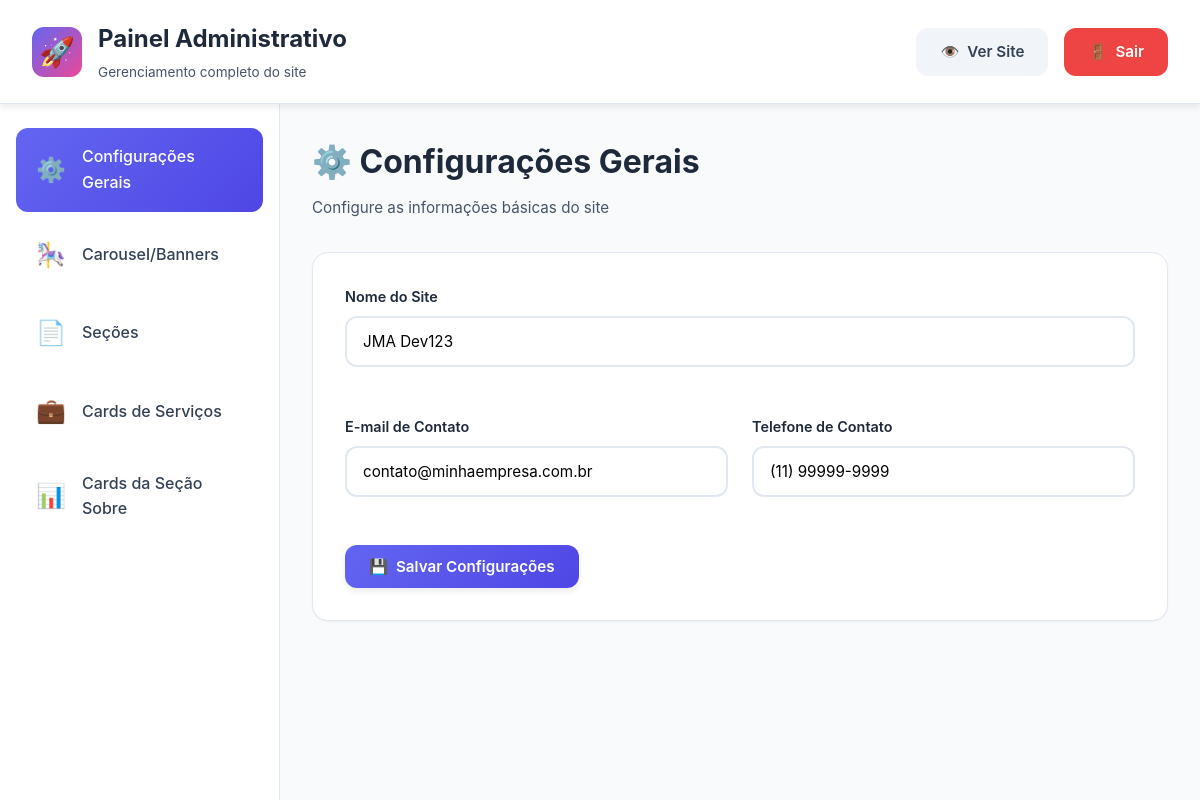
The page /admin.php (signed in) on the database as committed earlier.
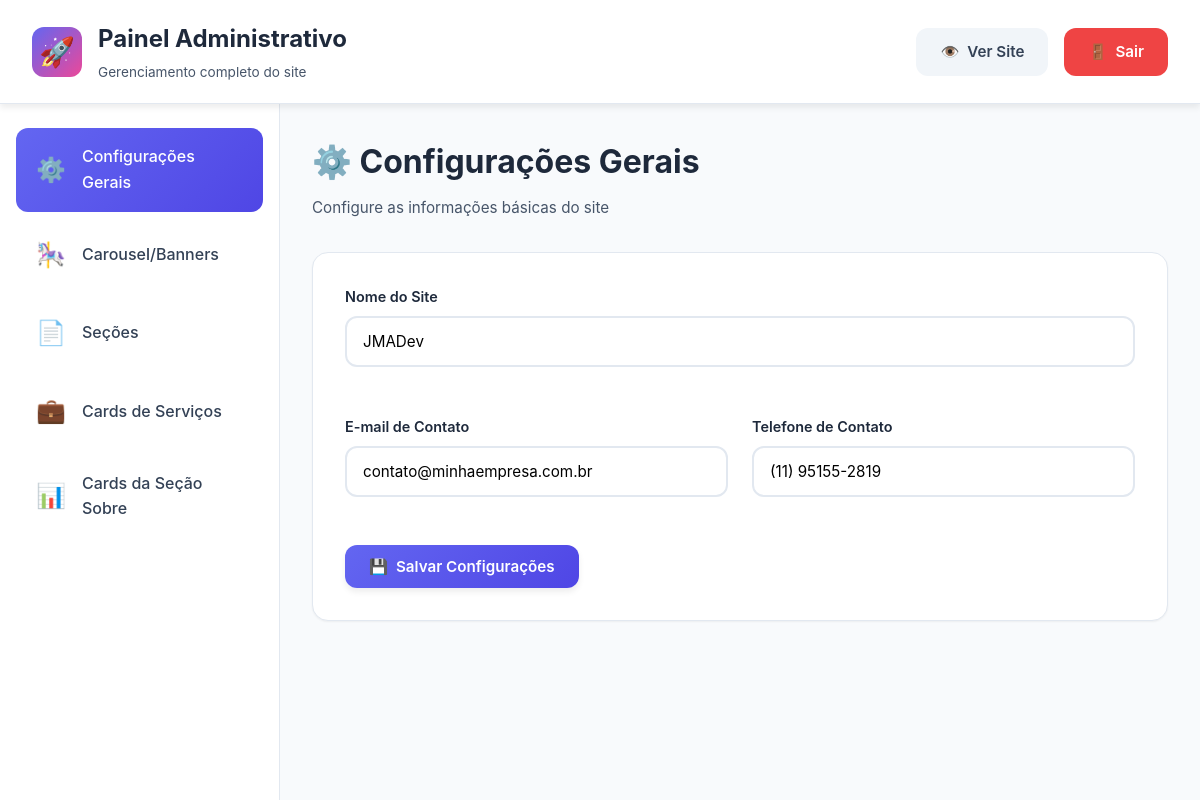
The same page on the database as committed later.
### tables this page shows
CREATE TABLE site_config (
        id INTEGER PRIMARY KEY,
        site_title TEXT,
        contato_email TEXT,
        contato_telefone TEXT
    , service_cards TEXT, about_stats TEXT);

### admin.php (the view, shortened to what this page needs)
<?php
require_once 'config.php';
    ?>
    <?php
$config = $db->query("SELECT * FROM site_config WHERE id = 1")->fetch(PDO::FETCH_ASSOC);
?>
<!DOCTYPE html>
<html lang="pt-BR">
<head>
    <link rel="stylesheet" href="admin-style.css">
</head>
<body>
    <div class="admin-header">
        <div class="container">
            <div class="header-content">
                <div class="header-left">
                    <div class="admin-logo">🚀</div>
                    <div>
                        <h1>Painel Administrativo</h1>
                        <p class="header-subtitle">Gerenciamento completo do site</p>
                    </div>
                </div>
                <div class="admin-nav">
                    <a href="index.php" target="_blank" class="btn btn-secondary">
                        <span>👁️</span> Ver Site
                    </a>
                    <a href="?logout" class="btn btn-danger">
                        <span>🚪</span> Sair
                    </a>
                </div>
            </div>
        </div>
    </div>
    <div class="admin-layout">
        <aside class="admin-sidebar">
            <nav class="sidebar-nav">
                <a href="#config" class="nav-item active" data-section="config">
                    <span class="nav-icon">⚙️</span>
                    <span>Configurações Gerais</span>
                </a>
                <a href="#carousel" class="nav-item" data-section="carousel">
                    <span class="nav-icon">🎠</span>
                    <span>Carousel/Banners</span>
                </a>
                <a href="#sections" class="nav-item" data-section="sections">
                    <span class="nav-icon">📄</span>
                    <span>Seções</span>
                </a>
                <a href="#services" class="nav-item" data-section="services">
                    <span class="nav-icon">💼</span>
                    <span>Cards de Serviços</span>
                </a>
                <a href="#stats" class="nav-item" data-section="stats">
                    <span class="nav-icon">📊</span>
                    <span>Cards da Seção Sobre</span>
                </a>
            </nav>
        </aside>
        <main class="admin-main">
            <div class="admin-container">
                <section id="config" class="admin-section active">
                    <div class="section-header">
                        <div>
                            <h2>⚙️ Configurações Gerais</h2>
                            <p class="section-description">Configure as informações básicas do site</p>
                        </div>
                    </div>
                    <div class="card">
                        <form method="POST" class="admin-form">
                            <div class="form-row">
                                <div class="form-group">
                                    <label>Nome do Site</label>
                                    <input type="text" name="site_title" value="<?= htmlspecialchars($config['site_title']) ?>" required>
                                </div>
                            </div>
                            <div class="form-row">
                                <div class="form-group">
                                    <label>E-mail de Contato</label>
                                    <input type="email" name="contato_email" value="<?= htmlspecialchars($config['contato_email']) ?>">
                                </div>
                                <div class="form-group">
                                    <label>Telefone de Contato</label>
                                    <input type="text" name="contato_telefone" value="<?= htmlspecialchars($config['contato_telefone']) ?>">
                                </div>
                            </div>
                            <button type="submit" name="update_config" class="btn btn-primary">
                                <span>💾</span> Salvar Configurações
                            </button>
                        </form>
                    </div>
                </section>
            </div>
        </main>
    </div>
</body>
</html>

### admin-style.css (style rules this page uses)
:root { --primary: #6366f1; --primary-dark: #4f46e5; --primary-light: #818cf8; --secondary: #ec4899; --success: #10b981; --danger: #ef4444; --warning: #f59e0b; --dark: #1e293b; --gray-50: #f8fafc; --gray-100: #f1f5f9; --gray-200: #e2e8f0; --gray-300: #cbd5e1; --gray-600: #475569; --gray-700: #334155; --shadow-sm: 0 1px 2px rgba(0, 0, 0, 0.05); --shadow: 0 4px 6px rgba(0, 0, 0, 0.07); --shadow-md: 0 6px 15px rgba(0, 0, 0, 0.1); --shadow-lg: 0 10px 25px rgba(0, 0, 0, 0.15); --shadow-xl: 0 20px 40px rgba(0, 0, 0, 0.2); --radius: 12px; --radius-sm: 8px; --radius-lg: 16px; }
* { margin: 0; padding: 0; box-sizing: border-box; }
body { font-family: 'Inter', -apple-system, BlinkMacSystemFont, 'Segoe UI', sans-serif; background: var(--gray-50); color: var(--dark); line-height: 1.6; }
.admin-header { background: white; box-shadow: var(--shadow); position: sticky; top: 0; z-index: 100; border-bottom: 1px solid var(--gray-200); }
.admin-header .container { max-width: 100%; padding: 0 2rem; }
.header-content { display: flex; justify-content: space-between; align-items: center; padding: 1.25rem 0; }
.header-left { display: flex; align-items: center; gap: 1rem; }
.admin-logo { width: 50px; height: 50px; background: linear-gradient(135deg, var(--primary), var(--secondary)); border-radius: var(--radius); display: flex; align-items: center; justify-content: center; font-size: 1.8rem; }
.admin-header h1 { font-size: 1.5rem; font-weight: 700; color: var(--dark); margin-bottom: 0.2rem; }
.header-subtitle { font-size: 0.85rem; color: var(--gray-600); }
.admin-nav { display: flex; gap: 1rem; }
.admin-layout { display: flex; min-height: calc(100vh - 100px); }
.admin-sidebar { width: 280px; background: white; border-right: 1px solid var(--gray-200); position: sticky; top: 100px; height: calc(100vh - 100px); overflow-y: auto; }
.sidebar-nav { padding: 1.5rem 1rem; }
.nav-item { display: flex; align-items: center; gap: 1rem; padding: 1rem 1.25rem; color: var(--gray-700); text-decoration: none; border-radius: var(--radius); margin-bottom: 0.5rem; transition: all 0.3s ease; font-weight: 500; }
.nav-item.active { background: linear-gradient(135deg, var(--primary), var(--primary-dark)); color: white; }
.nav-icon { font-size: 1.5rem; }
.admin-main { flex: 1; padding: 2rem; overflow-y: auto; }
.admin-container { max-width: 1400px; margin: 0 auto; }
.admin-section { display: none; animation: fadeIn 0.5s ease; }
.admin-section.active { display: block; }
.section-header { display: flex; justify-content: space-between; align-items: center; margin-bottom: 2rem; }
.section-header h2 { font-size: 2rem; font-weight: 700; color: var(--dark); margin-bottom: 0.5rem; }
.section-description { color: var(--gray-600); font-size: 0.95rem; }
.card { background: white; border-radius: var(--radius-lg); padding: 2rem; box-shadow: var(--shadow-sm); border: 1px solid var(--gray-200); margin-bottom: 2rem; }
.admin-form { max-width: 100%; }
.form-row { display: grid; grid-template-columns: repeat(auto-fit, minmax(250px, 1fr)); gap: 1.5rem; margin-bottom: 1.5rem; }
.form-group { margin-bottom: 1.5rem; }
.form-group label { display: block; font-weight: 600; margin-bottom: 0.5rem; color: var(--dark); font-size: 0.9rem; }
.form-group input[type="text"], .form-group input[type="email"], .form-group input[type="number"], .form-group input[type="password"], .form-group textarea { width: 100%; padding: 0.875rem 1rem; border: 2px solid var(--gray-200); border-radius: var(--radius); font-size: 0.95rem; transition: all 0.3s ease; font-family: inherit; }
.btn { display: inline-flex; align-items: center; gap: 0.5rem; padding: 0.75rem 1.5rem; border: none; border-radius: var(--radius); font-size: 0.95rem; font-weight: 600; cursor: pointer; transition: all 0.3s ease; text-decoration: none; font-family: inherit; }
.btn-primary { background: linear-gradient(135deg, var(--primary), var(--primary-dark)); color: white; box-shadow: var(--shadow); }
.btn-secondary { background: var(--gray-100); color: var(--gray-700); }
.btn-danger { background: var(--danger); color: white; }

Rows that differ between the two databases and show on the page:
changed site_config "contato@minhaempresa.com.br": site_title "JMA Dev123" → "JMADev"; contato_telefone "(11) 99999-9999" → "(11) 95155-2819"
